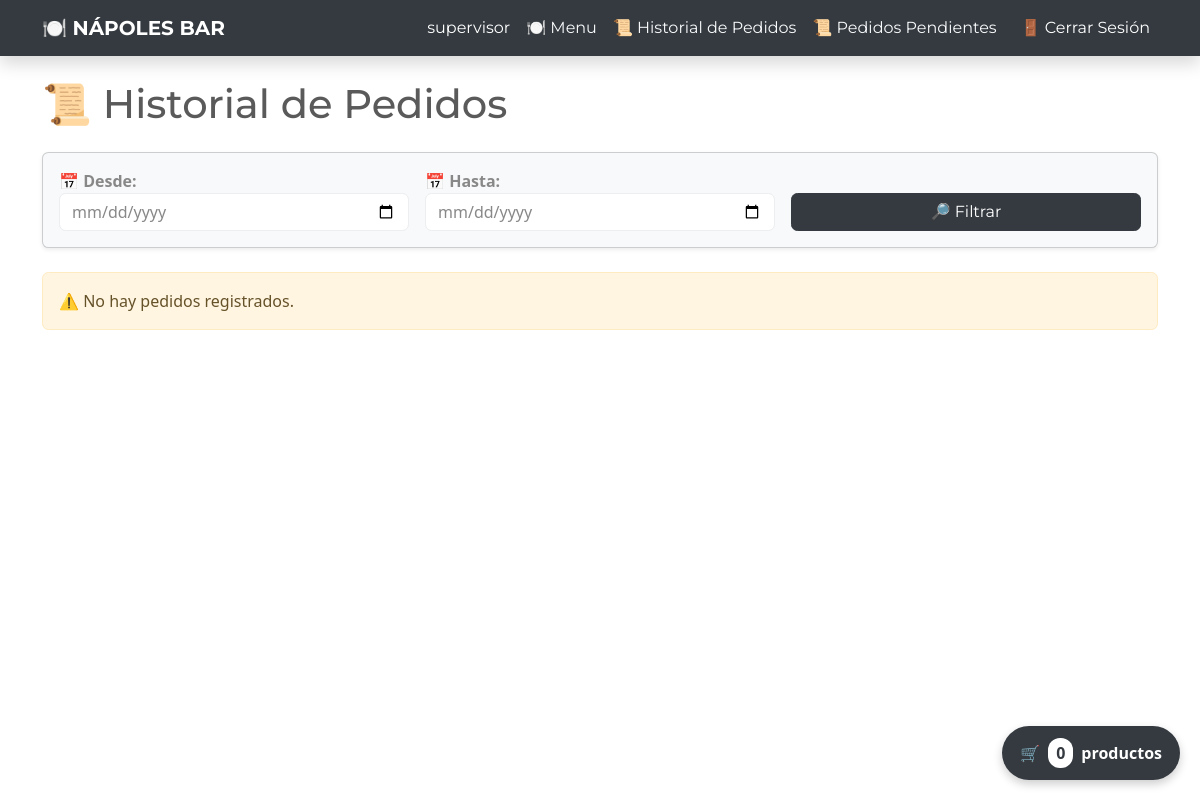
The app's page /orders/history/ (signed in), older data.
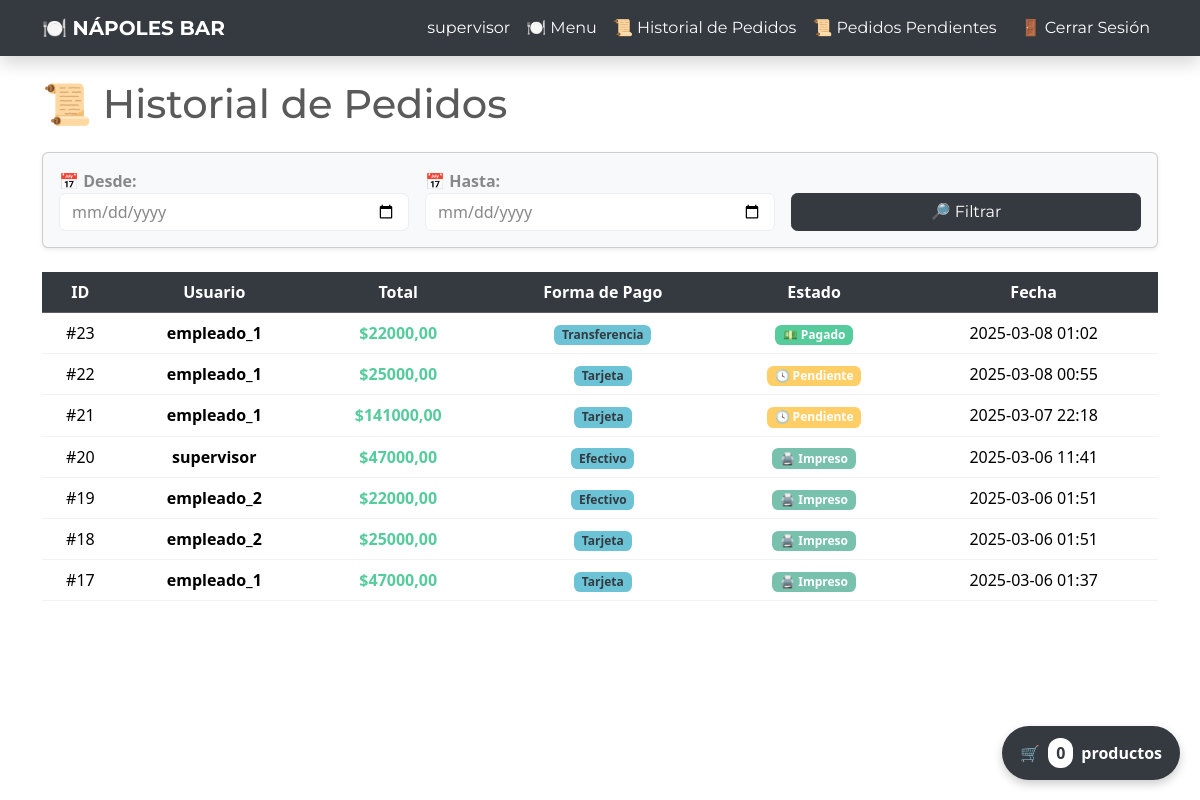
The same page, newer data.
### inventory/models.py (models this page shows, shortened)
class Order(models.Model):
    user = models.ForeignKey(User, on_delete=models.CASCADE)
    total = models.DecimalField(max_digits=10, decimal_places=2)
    status = models.CharField(
        max_length=20,
        choices=[("Pendiente", "Pendiente"), ("Pagado", "Pagado"), ("Impreso", "Impreso")],
        default="Pendiente"
    )
    payment_method = models.CharField(
        max_length=50,
        choices=[("Efectivo", "Efectivo"), ("Tarjeta", "Tarjeta"), ("Transferencia", "Transferencia")],
        default="Efectivo"
    )
    created_at = models.DateTimeField(auto_now_add=True)
    items = models.ManyToManyField(InventoryItem, through="OrderItem")

### inventory/views.py (the view)
# urls.py: path('orders/history/', OrderHistoryView.as_view(), name='order-history'),
class OrderHistoryView(LoginRequiredMixin, View):
    def get(self, request):
        orders = Order.objects.all().order_by("-created_at")  # 📌 Ordenados por fecha más reciente
        return render(request, "inventory/order_history.html", {"orders": orders})

### inventory/templates/inventory/order_history.html (shortened to what this page needs)
{% extends 'inventory/base.html' %}
{% block content %}
<h1 class="mb-4">📜 Historial de Pedidos</h1>
<div class="card bg-light p-3 shadow-sm mb-4">
    <div class="row g-3">
        <div class="col-md-4">
            <label class="fw-bold">📅 Desde:</label>
            <input type="date" id="start-date" class="form-control">
        </div>
        <div class="col-md-4">
            <label class="fw-bold">📅 Hasta:</label>
            <input type="date" id="end-date" class="form-control">
        </div>
        <div class="col-md-4 d-flex align-items-end">
            <button class="btn btn-dark w-100" onclick="filterOrders()">🔎 Filtrar</button>
        </div>
    </div>
</div>
{% if orders %}
<table class="table table-hover text-center align-middle" id="orders-table">
    <thead class="table-dark text-white">
        <tr>
            <th>ID</th>
            <th>Usuario</th>
            <th>Total</th>
            <th>Forma de Pago</th>
            <th>Estado</th>
            <th>Fecha</th>
        </tr>
    </thead>
    <tbody>
        {% for order in orders %}
        <tr data-date="{{ order.created_at|date:'Y-m-d' }}">
            <td>#{{ order.id }}</td>
            <td><strong>{{ order.user.username }}</strong></td>
            <td class="text-success fw-bold">${{ order.total }}</td>
            <td>
                <span class="badge bg-info text-dark">{{ order.payment_method }}</span>
            </td>
            <td>
                {% if order.status == "Pendiente" %}
                    <span class="badge bg-warning">🕓 Pendiente</span>
                {% elif order.status == "Pagado" %}
                    <span class="badge bg-success">💵 Pagado</span>
                {% elif order.status == "Impreso" %}
                    <span class="badge bg-primary">🖨️ Impreso</span>
                {% endif %}
            </td>
            <td>{{ order.created_at|date:"Y-m-d H:i" }}</td>
        </tr>
        {% endfor %}
    </tbody>
</table>
{% else %}
<p class="alert alert-warning">⚠️ No hay pedidos registrados.</p>
{% endif %}
{% endblock %}

### inventory/templates/inventory/base.html (shortened to what this page needs)
<!DOCTYPE html>
<html lang="es">
<head>
    <link href="https://bootswatch.com/5/minty/bootstrap.min.css" rel="stylesheet">
</head>
<body>
    {% include 'inventory/navigation.html' %}
    <div class="container mt-4">
        {% block content %}{% endblock content %}
    </div>
    <div id="cart-float" class="cart-float" data-bs-toggle="modal" data-bs-target="#cartModal">
        🛒 <span id="cart-count">0</span> productos
    </div>
</body>
</html>

### inventory/templates/inventory/navigation.html (shortened to what this page needs)
<nav class="navbar navbar-expand-lg navbar-dark bg-dark shadow">
    <div class="container">
        <a class="navbar-brand fw-bold" href="{% url 'index' %}">🍽️ NÁPOLES BAR</a>
        <div class="collapse navbar-collapse justify-content-end" id="navbarNav">
            <ul class="navbar-nav">
                {% if user.is_authenticated %}
                    <li class="nav-item">
                        <a class="nav-link text-white" href="#">{{ user.username }}</a>
                    </li>
                    <li class="nav-item">
                        <a class="nav-link btn btn-sm btn-outline-light btn-light" href="{% url 'dashboard' %}"> 🍽️ Menu</a>
                    </li>
					<li class="nav-item">
                        <a class="nav-link btn btn-sm btn-outline-light btn-light" href="{% url 'order-history' %}">📜 Historial de Pedidos</a>
                    </li>
                    <li class="nav-item">
                        <a class="nav-link btn btn-sm btn-outline-light btn-light" href="{% url 'pending-orders' %}">📜 Pedidos Pendientes</a>
                    </li>
                    <li class="nav-item">
                        <a class="nav-link btn btn-sm btn-danger ms-2" href="{% url 'logout' %}">🚪 Cerrar Sesión</a>
                    </li>
                {% endif %}
            </ul>
        </div>
    </div>
</nav>

### inventory/templates/inventory/base.html (style rules this page uses)
.cart-float { position: fixed; bottom: 20px; right: 20px; background: #343a40; color: white; padding: 12px 18px; border-radius: 50px; box-shadow: 0px 4px 10px rgba(0, 0, 0, 0.2); cursor: pointer; font-weight: bold; display: flex; align-items: center; gap: 8px; transition: all 0.3s ease; font-size: 16px; }
.cart-float span { background: white; color: #343a40; padding: 3px 8px; border-radius: 12px; font-weight: bold; }

Row changes from the older to the newer data that the page shows:
added Order: id "23", user.username "empleado_1", total "22000,00", payment_method "Transferencia", status "💵 Pagado", created_at "2025-03-08 01:02"
added Order: id "22", user.username "empleado_1", total "25000,00", payment_method "Tarjeta", status "🕓 Pendiente", created_at "2025-03-08 00:55"
added Order: id "21", user.username "empleado_1", total "141000,00", payment_method "Tarjeta", status "🕓 Pendiente", created_at "2025-03-07 22:18"
added Order: id "20", user.username "supervisor", total "47000,00", payment_method "Efectivo", status "🖨️ Impreso", created_at "2025-03-06 11:41"
added Order: id "19", user.username "empleado_2", total "22000,00", payment_method "Efectivo", status "🖨️ Impreso", created_at "2025-03-06 01:51"
added Order: id "18", user.username "empleado_2", total "25000,00", payment_method "Tarjeta", status "🖨️ Impreso", created_at "2025-03-06 01:51"
added Order: id "17", user.username "empleado_1", total "47000,00", payment_method "Tarjeta", status "🖨️ Impreso", created_at "2025-03-06 01:37"
Text that changed along with them:
text no longer shown: "⚠️ No hay pedidos registrados."
text now shown: "ID Usuario Total Forma de Pago Estado Fecha"
